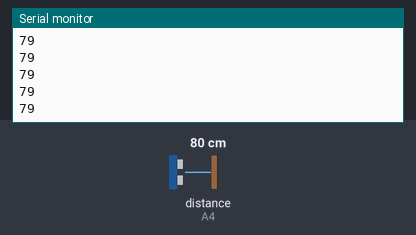
Recording of a sketch running on a simulated Arduino Uno, built with avr-gcc and run on an emulated ATmega328P. On the bench: the last lines printed to the serial monitor. Wiring (inferred from the names in the program): ultrasonic range finder: trigger A3; echo A4. The inputs (shaded band) are chosen by the test bench; at power-on: distance to the obstacle (sensor on A4) 80 cm. The echo pulse lasts 58.3 µs per cm.

Above: at 1.2 s.
1.3 s: distance to the obstacle (sensor on A4) set to 2 cm
At 1.34 s:
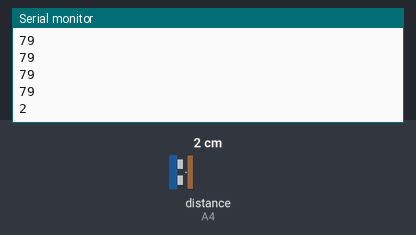
2.8 s: distance to the obstacle (sensor on A4) set to 4 cm
At 2.81 s:
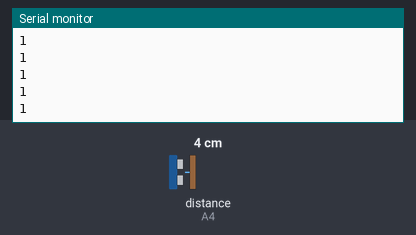
Timing chart, 0 to 5.8 s (numbered marks = the images above; inputs shaded):
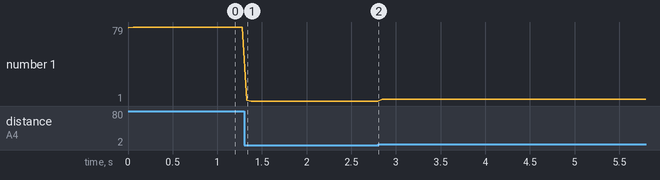

The sketch:

measure_distance.ino
```cpp
#define TRIG_PIN                    A3      // Wired to the sensor's trig and echo pins
#define ECHO_PIN                    A4

#define SPEED_OF_SOUND_IN_AIR       0.034f  // Speed of sound in Air in cm/s
#define MAX_DISTANCE                200     // In centimeter .. Any value read beyond this, is considered as infinity

// Variables to hold values for measuring the distance
unsigned long soundTravelDuration;
unsigned int distanceCentimeter;

// Function prototype
unsigned int calculateDistanceCentimeter();

void setup(){
  pinMode(TRIG_PIN, OUTPUT);
  pinMode(ECHO_PIN, INPUT);
  Serial.begin(9600);
}

void loop() {
  Serial.println(calculateDistanceCentimeter()); // Prints the distance on the Serial monitor
  delay(50); // Added to slow down the flow of data
}

unsigned int calculateDistanceCentimeter(){
  digitalWrite(TRIG_PIN, LOW);
  delayMicroseconds(2);
  digitalWrite(TRIG_PIN, HIGH); // With this pulse the ultraSonic wave is created
  delayMicroseconds(10); // These delays determines the wave length
  digitalWrite(TRIG_PIN, LOW);

  soundTravelDuration = pulseIn(ECHO_PIN, HIGH); // counts the duration it takes for the wave to hit the echo creating a pulse
  distanceCentimeter = soundTravelDuration * SPEED_OF_SOUND_IN_AIR / 2;

  if(distanceCentimeter > MAX_DISTANCE){ // Cap the maximum measured distance at 2m
    distanceCentimeter = MAX_DISTANCE;
  }

  // Return the measured distance
  return distanceCentimeter;
}
```

Measured:
- after the input at 1.3 s, the serial monitor: prints a new line at once (image 1)
- plotted number 1: 79 → 1 after the input at 1.3 s, 1 → 3 after the input at 2.8 s
